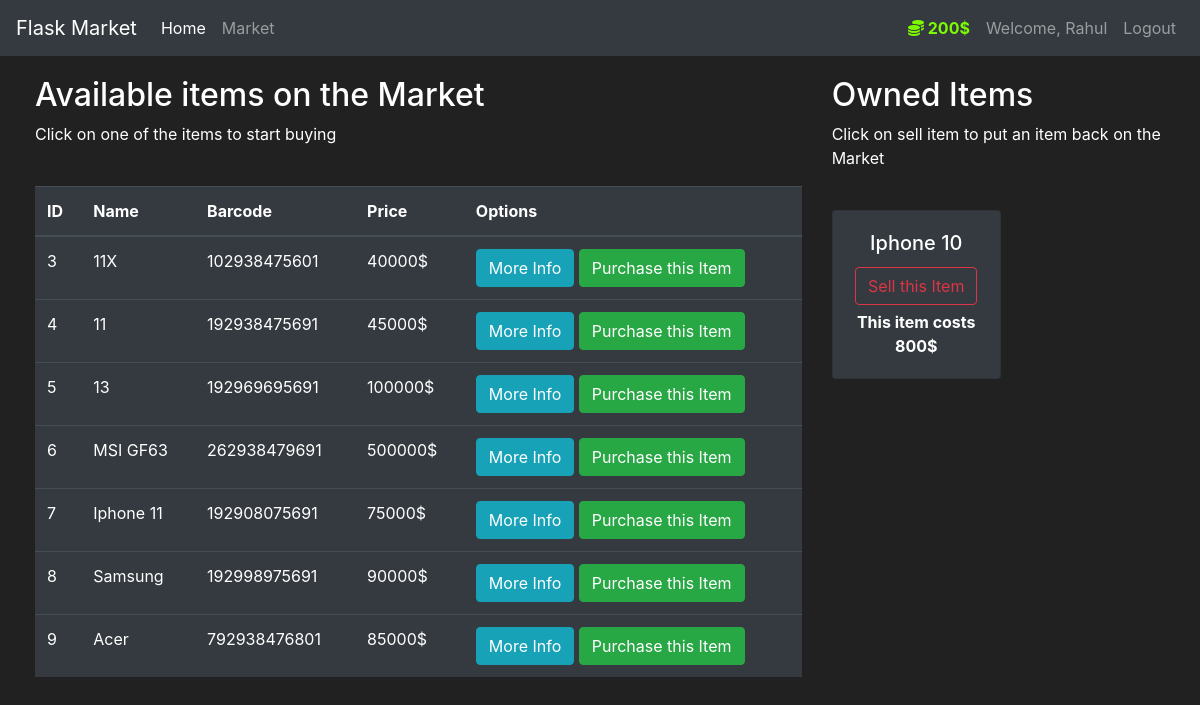
/market (signed in), run on the app's committed database.
### market/models.py (models this page shows, shortened)
class User(db.Model, UserMixin):
    id = db.Column(db.Integer(), primary_key=True)
    username = db.Column(db.String(length=30), nullable=False, unique=True)
    email_address = db.Column(db.String(length=50), nullable=False, unique=True)
    password_hash = db.Column(db.String(length=60), nullable=False)
    budget = db.Column(db.Integer(), nullable=False, default=1000)
    items = db.relationship('Item', backref='owned_user', lazy=True)
    @property
    def prettier_budget(self):
        if len(str(self.budget)) >= 4:
            return f'{str(self.budget)[:-3]},{str(self.budget)[-3:]}$'
        else:
            return f"{self.budget}$"
    @property
    def password(self):
        return self.password

class Item(db.Model):
    id = db.Column(db.Integer(), primary_key=True)
    name = db.Column(db.String(length=30), nullable=False, unique=True)
    price = db.Column(db.Integer(), nullable=False)
    barcode = db.Column(db.String(length=12), nullable=False, unique=True)
    description = db.Column(db.String(length=1024), nullable=False, unique=True)
    owner = db.Column(db.Integer(), db.ForeignKey('user.id'))
    def __repr__(self):
        return f'Item {self.name}'

### market/routes.py (the view, shortened to what this page needs)
@app.route('/market', methods=['GET', 'POST'])
@login_required
def market_page():
    purchase_form = PurchaseItemForm()
    selling_form = SellItemForm()
    if request.method == "GET":
        items = Item.query.filter_by(owner=None)
        print(items.first())
        owned_items = Item.query.filter_by(owner=current_user.id)
        print(owned_items.first())
        return render_template('market.html', items=items, purchase_form=purchase_form, owned_items=owned_items, selling_form=selling_form)

### market/models.py (called while the page is built)
@login_manager.user_loader
def load_user(user_id):
    return User.query.get(int(user_id))

### market/templates/market.html (shortened to what this page needs)
{% extends 'base.html' %}
{% block content %}
<div class="row" style="margin-top:20px; margin-left:20px">
   <div class="col-8">
       <h2>Available items on the Market</h2>
       <p>Click on one of the items to start buying</p>
       <br>
      <table class="table table-hover table-dark">
         <thead>
            <tr>
               <th scope="col">ID</th>
               <th scope="col">Name</th>
               <th scope="col">Barcode</th>
               <th scope="col">Price</th>
               <th scope="col">Options</th>
            </tr>
         </thead>
         <tbody>
            {% for item in items %}
            <tr>
               <td>{{ item.id }}</td>
               <td>{{ item.name }}</td>
               <td>{{ item.barcode }}</td>
               <td>{{ item.price }}$</td>
               <td>
                  <button class="btn btn-outline btn-info" data-toggle="modal" data-target="#Modal-MoreInfo-{{ item.id }}">More Info</button>
                  <button class="btn btn-outline btn-success" data-toggle="modal" data-target="#Modal-PurchaseConfirm-{{ item.id }}">Purchase this Item</button>
               </td>
            </tr>
            {% endfor %}
         </tbody>
      </table>
   </div>
   <div class="col-4">
        <h2>Owned Items</h2>
        <p>Click on sell item to put an item back on the Market</p>
        <br>
        <div class="row">
           {% for owned_item in owned_items %}
             <div class="col-md-6">
                 <div style="margin-bottom: 5px" class="card text-center bg-dark">
                      <div class="card-body">
                          <h5 class="card-title">{{ owned_item.name }}</h5>
                          <button type="button" class="btn btn-outline-danger" style="margin-bottom: 5px"
                                  data-toggle="modal" data-target="#Modal-SellingConfirm-{{ owned_item.id }}">
                              Sell this Item
                          </button>
                          <p class="card-text"><strong>
                              This item costs {{ owned_item.price }}$
                          </strong></p>
                      </div>
                  </div>
             </div>
           {% endfor %}
        </div>
   </div>
</div>
{% endblock %}

### market/templates/base.html (shortened to what this page needs)
<!doctype html>
<html lang="en">
   <head>
      <link rel="stylesheet" href="https://cdn.jsdelivr.net/npm/bootstrap@4.5.3/dist/css/bootstrap.min.css">
   </head>
   <body>
    <nav class="navbar navbar-expand-md navbar-dark bg-dark">
      <a class="navbar-brand" href="#">Flask Market</a>
      <div class="collapse navbar-collapse" id="navbarNav">
        <ul class="navbar-nav mr-auto">
            <li class="nav-item active">
                <a class="nav-link" href="{{ url_for('home_page') }}">Home <span class="sr-only">(current)</span></a>
            </li>
            <li class="nav-item">
                <a class="nav-link" href="{{ url_for('market_page') }}">Market</a>
            </li>
        </ul>
          {% if current_user.is_authenticated %}
            <ul class="navbar-nav">
                <li class="nav-item">
                    <a class="nav-link" style="color: lawngreen; font-weight: bold">
                        <i class="fas fa-coins"></i>
                        {{ current_user.prettier_budget }}
                    </a>
                </li>
                <li class="nav-item">
                    <a class="nav-link">Welcome, {{ current_user.username }}</a>
                </li>
                <li class="nav-item">
                    <a class="nav-link" href="{{ url_for('logout_page') }}">Logout</a>
                </li>
            </ul>
          {% endif %}
      </div>
    </nav>
      {% block content %}
      {% endblock %}
   </body>
</html>

### market/templates/base.html (style rules this page uses)
body { background-color: #212121; color: white }

### data on the page
User: prettier_budget "200$", username "Rahul"
Item: id "3", name "11X", barcode "102938475601", price "40000"
Item: id "4", name "11", barcode "192938475691", price "45000"
Item: id "5", name "13", barcode "192969695691", price "100000"
Item: id "6", name "MSI GF63", barcode "262938479691", price "500000"
Item: id "7", name "Iphone 11", barcode "192908075691", price "75000"
Item: id "8", name "Samsung", barcode "192998975691", price "90000"
Item: id "9", name "Acer", barcode "792938476801", price "85000"
Item: name "Iphone 10", price "800"
